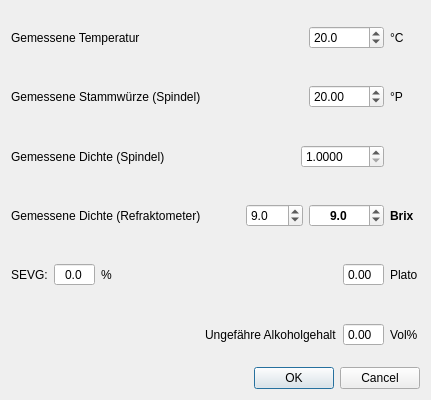
<?xml version="1.0" encoding="UTF-8"?>
<ui version="4.0">
 <class>KorrektSw</class>
 <widget class="QDialog" name="KorrektSw">
  <property name="geometry">
   <rect>
    <x>0</x>
    <y>0</y>
    <width>431</width>
    <height>400</height>
   </rect>
  </property>
  <property name="windowTitle">
   <string>Korrektur Stammwürze</string>
  </property>
  <layout class="QVBoxLayout" name="verticalLayout">
   <item>
    <layout class="QHBoxLayout" name="horizontalLayout_44">
     <item>
      <widget class="QLabel" name="label_13">
       <property name="text">
        <string>Gemessene Temperatur</string>
       </property>
      </widget>
     </item>
     <item>
      <spacer name="horizontalSpacer_36">
       <property name="orientation">
        <enum>Qt::Horizontal</enum>
       </property>
       <property name="sizeHint" stdset="0">
        <size>
         <width>40</width>
         <height>20</height>
        </size>
       </property>
      </spacer>
     </item>
     <item>
      <widget class="QDoubleSpinBox" name="spinBox_Temperatur">
       <property name="minimumSize">
        <size>
         <width>75</width>
         <height>0</height>
        </size>
       </property>
       <property name="decimals">
        <number>1</number>
       </property>
       <property name="minimum">
        <double>4.000000000000000</double>
       </property>
       <property name="maximum">
        <double>99.000000000000000</double>
       </property>
       <property name="singleStep">
        <double>0.100000000000000</double>
       </property>
       <property name="value">
        <double>20.000000000000000</double>
       </property>
      </widget>
     </item>
     <item>
      <widget class="QLabel" name="label_14">
       <property name="minimumSize">
        <size>
         <width>30</width>
         <height>0</height>
        </size>
       </property>
       <property name="text">
        <string>°C</string>
       </property>
      </widget>
     </item>
    </layout>
   </item>
   <item>
    <layout class="QHBoxLayout" name="horizontalLayout_45">
     <item>
      <widget class="QLabel" name="label_15">
       <property name="text">
        <string>Gemessene Stammwürze (Spindel) </string>
       </property>
      </widget>
     </item>
     <item>
      <spacer name="horizontalSpacer_37">
       <property name="orientation">
        <enum>Qt::Horizontal</enum>
       </property>
       <property name="sizeHint" stdset="0">
        <size>
         <width>40</width>
         <height>20</height>
        </size>
       </property>
      </spacer>
     </item>
     <item>
      <widget class="QDoubleSpinBox" name="spinBox_SwPlato">
       <property name="minimumSize">
        <size>
         <width>75</width>
         <height>0</height>
        </size>
       </property>
       <property name="decimals">
        <number>2</number>
       </property>
       <property name="minimum">
        <double>0.000000000000000</double>
       </property>
       <property name="maximum">
        <double>99.000000000000000</double>
       </property>
       <property name="singleStep">
        <double>0.100000000000000</double>
       </property>
       <property name="value">
        <double>20.000000000000000</double>
       </property>
      </widget>
     </item>
     <item>
      <widget class="QLabel" name="label_16">
       <property name="minimumSize">
        <size>
         <width>30</width>
         <height>0</height>
        </size>
       </property>
       <property name="text">
        <string>°P</string>
       </property>
      </widget>
     </item>
    </layout>
   </item>
   <item>
    <layout class="QHBoxLayout" name="horizontalLayout_46">
     <item>
      <widget class="QLabel" name="label_17">
       <property name="text">
        <string>Gemessene Dichte (Spindel)</string>
       </property>
      </widget>
     </item>
     <item>
      <spacer name="horizontalSpacer_38">
       <property name="orientation">
        <enum>Qt::Horizontal</enum>
       </property>
       <property name="sizeHint" stdset="0">
        <size>
         <width>40</width>
         <height>20</height>
        </size>
       </property>
      </spacer>
     </item>
     <item>
      <widget class="QDoubleSpinBox" name="spinBox_SwDichte">
       <property name="minimumSize">
        <size>
         <width>75</width>
         <height>0</height>
        </size>
       </property>
       <property name="decimals">
        <number>4</number>
       </property>
       <property name="minimum">
        <double>1.000000000000000</double>
       </property>
       <property name="maximum">
        <double>1100.000000000000000</double>
       </property>
       <property name="singleStep">
        <double>0.002000000000000</double>
       </property>
       <property name="value">
        <double>1.000000000000000</double>
       </property>
      </widget>
     </item>
     <item>
      <widget class="QLabel" name="label_18">
       <property name="minimumSize">
        <size>
         <width>30</width>
         <height>0</height>
        </size>
       </property>
       <property name="text">
        <string/>
       </property>
      </widget>
     </item>
    </layout>
   </item>
   <item>
    <layout class="QHBoxLayout" name="horizontalLayout_47">
     <item>
      <widget class="QLabel" name="label_BrixRefraktometer">
       <property name="text">
        <string>Gemessene Dichte (Refraktometer)</string>
       </property>
      </widget>
     </item>
     <item>
      <spacer name="horizontalSpacer_39">
       <property name="orientation">
        <enum>Qt::Horizontal</enum>
       </property>
       <property name="sizeHint" stdset="0">
        <size>
         <width>40</width>
         <height>20</height>
        </size>
       </property>
      </spacer>
     </item>
     <item>
      <widget class="QDoubleSpinBox" name="doubleSpinBox_B">
       <property name="baseSize">
        <size>
         <width>0</width>
         <height>0</height>
        </size>
       </property>
       <property name="frame">
        <bool>true</bool>
       </property>
       <property name="decimals">
        <number>1</number>
       </property>
       <property name="singleStep">
        <double>0.100000000000000</double>
       </property>
       <property name="value">
        <double>9.000000000000000</double>
       </property>
      </widget>
     </item>
     <item>
      <widget class="QDoubleSpinBox" name="spinBox_SwBrix">
       <property name="minimumSize">
        <size>
         <width>75</width>
         <height>0</height>
        </size>
       </property>
       <property name="font">
        <font>
         <weight>75</weight>
         <bold>true</bold>
        </font>
       </property>
       <property name="alignment">
        <set>Qt::AlignCenter</set>
       </property>
       <property name="decimals">
        <number>1</number>
       </property>
       <property name="minimum">
        <double>0.000000000000000</double>
       </property>
       <property name="maximum">
        <double>99.000000000000000</double>
       </property>
       <property name="singleStep">
        <double>0.100000000000000</double>
       </property>
       <property name="value">
        <double>9.000000000000000</double>
       </property>
      </widget>
     </item>
     <item>
      <widget class="QLabel" name="label_EinheitBrix">
       <property name="minimumSize">
        <size>
         <width>30</width>
         <height>0</height>
        </size>
       </property>
       <property name="font">
        <font>
         <weight>75</weight>
         <bold>true</bold>
        </font>
       </property>
       <property name="text">
        <string>Brix</string>
       </property>
      </widget>
     </item>
    </layout>
   </item>
   <item>
    <layout class="QHBoxLayout" name="horizontalLayout">
     <item>
      <widget class="QLabel" name="label_5">
       <property name="text">
        <string>SEVG:</string>
       </property>
      </widget>
     </item>
     <item>
      <widget class="QDoubleSpinBox" name="doubleSpinBox_3">
       <property name="alignment">
        <set>Qt::AlignCenter</set>
       </property>
       <property name="readOnly">
        <bool>true</bool>
       </property>
       <property name="buttonSymbols">
        <enum>QAbstractSpinBox::NoButtons</enum>
       </property>
       <property name="decimals">
        <number>1</number>
       </property>
      </widget>
     </item>
     <item>
      <widget class="QLabel" name="label_6">
       <property name="text">
        <string>%</string>
       </property>
      </widget>
     </item>
     <item>
      <spacer name="horizontalSpacer">
       <property name="orientation">
        <enum>Qt::Horizontal</enum>
       </property>
       <property name="sizeHint" stdset="0">
        <size>
         <width>40</width>
         <height>20</height>
        </size>
       </property>
      </spacer>
     </item>
     <item>
      <widget class="QLabel" name="label">
       <property name="text">
        <string/>
       </property>
      </widget>
     </item>
     <item>
      <widget class="QDoubleSpinBox" name="doubleSpinBox">
       <property name="readOnly">
        <bool>true</bool>
       </property>
       <property name="buttonSymbols">
        <enum>QAbstractSpinBox::NoButtons</enum>
       </property>
      </widget>
     </item>
     <item>
      <widget class="QLabel" name="label_3">
       <property name="minimumSize">
        <size>
         <width>30</width>
         <height>52</height>
        </size>
       </property>
       <property name="text">
        <string>Plato</string>
       </property>
      </widget>
     </item>
    </layout>
   </item>
   <item>
    <layout class="QHBoxLayout" name="horizontalLayout_2">
     <item>
      <spacer name="horizontalSpacer_2">
       <property name="orientation">
        <enum>Qt::Horizontal</enum>
       </property>
       <property name="sizeHint" stdset="0">
        <size>
         <width>40</width>
         <height>20</height>
        </size>
       </property>
      </spacer>
     </item>
     <item>
      <widget class="QLabel" name="label_2">
       <property name="text">
        <string>Ungefähre Alkoholgehalt</string>
       </property>
      </widget>
     </item>
     <item>
      <widget class="QDoubleSpinBox" name="doubleSpinBox_2">
       <property name="readOnly">
        <bool>true</bool>
       </property>
       <property name="buttonSymbols">
        <enum>QAbstractSpinBox::NoButtons</enum>
       </property>
      </widget>
     </item>
     <item>
      <widget class="QLabel" name="label_4">
       <property name="minimumSize">
        <size>
         <width>30</width>
         <height>52</height>
        </size>
       </property>
       <property name="text">
        <string>Vol%</string>
       </property>
      </widget>
     </item>
    </layout>
   </item>
   <item>
    <widget class="QDialogButtonBox" name="buttonBox">
     <property name="standardButtons">
      <set>QDialogButtonBox::Cancel|QDialogButtonBox::Ok</set>
     </property>
    </widget>
   </item>
  </layout>
 </widget>
 <resources/>
 <connections/>
</ui>
